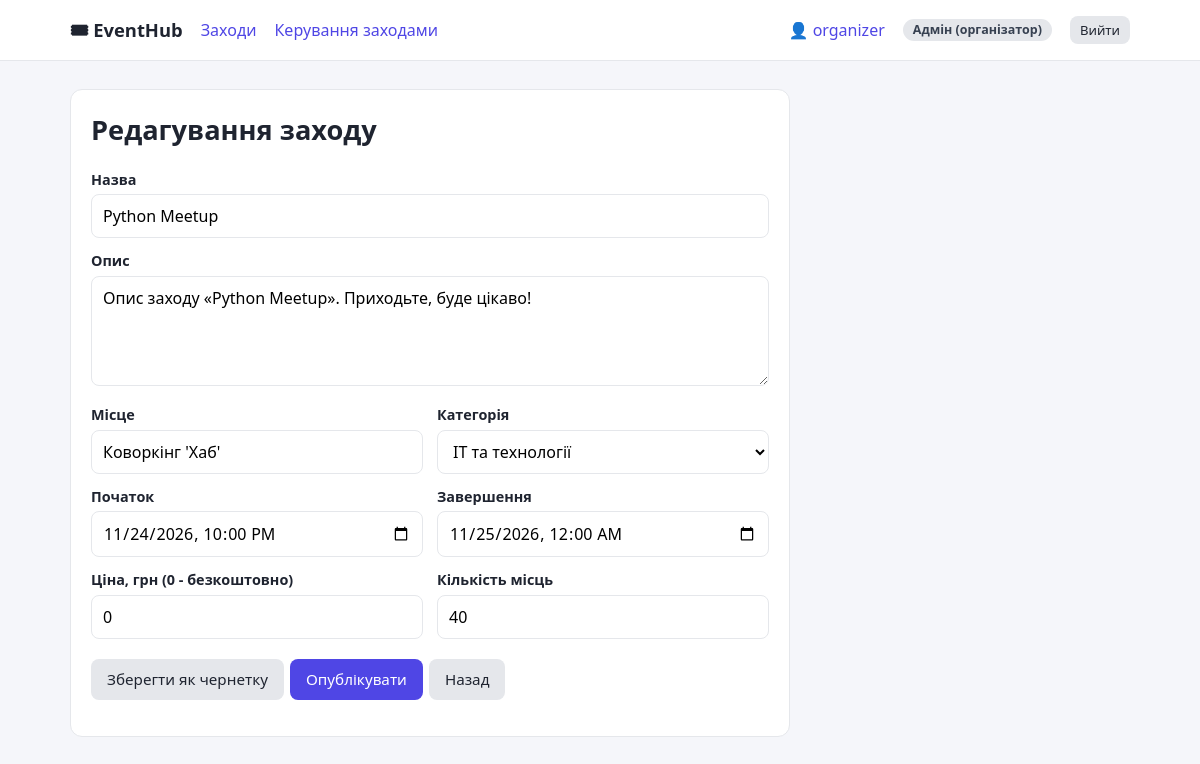
Page /manage/events/2/edit (signed in) on the committed database.
### models.py (models this page shows, shortened)
class User(UserMixin, db.Model):
    id = db.Column(db.Integer, primary_key=True)
    username = db.Column(db.String(50), unique=True, nullable=False)
    email = db.Column(db.String(120), unique=True, nullable=False)
    password_hash = db.Column(db.String(255), nullable=False)
    role = db.Column(db.String(20), nullable=False, default=ROLE_USER)
    full_name = db.Column(db.String(120), default="")
    phone = db.Column(db.String(30), default="")
    bio = db.Column(db.Text, default="")
    is_active = db.Column(db.Boolean, nullable=False, default=True)
    created_at = db.Column(db.DateTime, default=datetime.now)
    @property
    def is_moderator(self):
        return self.role == ROLE_MODERATOR
    @property
    def is_organizer(self):
        return self.role in (ROLE_ADMIN, ROLE_MODERATOR)
    @property
    def role_label(self):
        return ROLE_LABELS.get(self.role, self.role)

class Event(db.Model):
    id = db.Column(db.Integer, primary_key=True)
    title = db.Column(db.String(150), nullable=False)
    description = db.Column(db.Text, default="")
    location = db.Column(db.String(200), default="")
    category_id = db.Column(db.Integer, db.ForeignKey("category.id"), nullable=True)
    organizer_id = db.Column(db.Integer, db.ForeignKey("user.id"), nullable=False)
    start_time = db.Column(db.DateTime, nullable=False)
    end_time = db.Column(db.DateTime, nullable=False)
    price = db.Column(db.Float, nullable=False, default=0)
    capacity = db.Column(db.Integer, nullable=False, default=1)
    status = db.Column(db.String(20), nullable=False, default=EVENT_DRAFT)
    created_at = db.Column(db.DateTime, default=datetime.now)
    category = db.relationship("Category", backref="events")
    organizer = db.relationship("User", backref="events")
    bookings = db.relationship("Booking", backref="event", cascade="all, delete-orphan")

### blueprints/manage.py (the view, shortened to what this page needs)
@bp.route("/events/<int:event_id>/edit", methods=["GET", "POST"])
@organizer_only
def edit(event_id):
    event = get_managed_event(event_id)
    form = request.form if request.method == "POST" else event_to_form(event)
    return render_template("manage/event_form.html", form=form, event=event,
                           categories=Category.query.order_by(Category.name).all())

### blueprints/manage.py (called while the page is built)
def get_managed_event(event_id):
    event = db.get_or_404(Event, event_id)
    if not current_user.is_moderator and event.organizer_id != current_user.id:
        abort(403)
    return event

def event_to_form(event):
    return dict(
        title=event.title, description=event.description, location=event.location,
        category_id=str(event.category_id or ""), price=f"{event.price:g}", capacity=event.capacity,
        start_time=event.start_time.strftime(DT_FORMAT), end_time=event.end_time.strftime(DT_FORMAT),
    )

### models.py (called while the page is built)
@login_manager.user_loader
def load_user(user_id):
    return db.session.get(User, int(user_id))

### permissions.py (called while the page is built)
def roles_required(*roles):
    def decorator(view):
        @wraps(view)
        def wrapper(*args, **kwargs):
            if not current_user.is_authenticated:
                return login_manager.unauthorized()
            if current_user.role not in roles:
                abort(403)
            return view(*args, **kwargs)
        return wrapper
    return decorator

### templates/manage/event_form.html (shortened to what this page needs)
{% extends "base.html" %}
{% block content %}
<div class="card form-wide">
  <h1>{{ 'Редагування заходу' if event else 'Новий захід' }}</h1>
  <form method="post">
    <label>Назва</label><input name="title" value="{{ form.get('title','') }}" required>
    <label>Опис</label><textarea name="description">{{ form.get('description','') }}</textarea>
    <div class="row">
      <div><label>Місце</label><input name="location" value="{{ form.get('location','') }}"></div>
      <div><label>Категорія</label>
        <select name="category_id"><option value="">— без категорії —</option>
          {% for c in categories %}<option value="{{ c.id }}" {{ 'selected' if form.get('category_id')|string == c.id|string }}>{{ c.name }}</option>{% endfor %}
        </select></div>
    </div>
    <div class="row">
      <div><label>Початок</label><input type="datetime-local" name="start_time" value="{{ form.get('start_time','') }}" required></div>
      <div><label>Завершення</label><input type="datetime-local" name="end_time" value="{{ form.get('end_time','') }}" required></div>
    </div>
    <div class="row">
      <div><label>Ціна, грн (0 - безкоштовно)</label><input type="number" name="price" min="0" step="any" value="{{ form.get('price','0') }}"></div>
      <div><label>Кількість місць</label><input type="number" name="capacity" min="1" value="{{ form.get('capacity','') }}" required></div>
    </div>
    <p class="actions" style="margin-top:20px">
      {% if event and event.status == 'cancelled' %}
        <button class="btn" name="action" value="save">Зберегти</button>
      {% else %}
        <button class="btn secondary" name="action" value="draft">Зберегти як чернетку</button>
        <button class="btn" name="action" value="publish">Опублікувати</button>
      {% endif %}
      <a class="btn secondary" href="{{ url_for('manage.my_events') }}">Назад</a>
    </p>
  </form>
</div>
{% endblock %}

### templates/base.html (shortened to what this page needs)
<!doctype html>
<html lang="uk">
<head>
  <link rel="stylesheet" href="{{ url_for('static', filename='style.css') }}">
</head>
<body>
<nav class="top">
  <div class="container">
    <a class="brand" href="{{ url_for('events.event_list') }}">🎟 EventHub</a>
    <a href="{{ url_for('events.event_list') }}">Заходи</a>
    {% if current_user.is_authenticated %}
      {% if current_user.is_organizer %}<a href="{{ url_for('manage.my_events') }}">Керування заходами</a>{% endif %}
      <a href="{{ url_for('profile.view') }}">👤 {{ current_user.username }}</a>
      <span class="badge">{{ current_user.role_label }}</span>
      <form method="post" action="{{ url_for('auth.logout') }}">
        <button class="btn secondary sm">Вийти</button>
      </form>
    {% else %}
      <span class="spacer"></span>
      <a href="{{ url_for('auth.login') }}">Вхід</a>
      <a class="btn sm" href="{{ url_for('auth.register') }}">Реєстрація</a>
    {% endif %}
  </div>
</nav>
<main>
  <div class="container">
    {% block content %}{% endblock %}
  </div>
</main>
</body>
</html>

### static/style.css (style rules this page uses)
:root { --bg:#f5f6fa;--card:#fff;--text:#1f2430;--muted:#6b7280;--primary:#4f46e5;--primary-d:#4338ca;--border:#e5e7eb;--ok:#16a34a;--bad:#dc2626;--warn:#d97706 }
* { box-sizing:border-box }
body { margin:0;font-family:system-ui,-apple-system,"Segoe UI",Roboto,sans-serif;background:var(--bg);color:var(--text);line-height:1.5 }
a { color:var(--primary);text-decoration:none }
.container { max-width:1100px;margin:0 auto;padding:0 20px }
nav.top { background:#fff;border-bottom:1px solid var(--border) }
nav.top .container { display:flex;align-items:center;gap:18px;min-height:60px;flex-wrap:wrap }
nav.top .brand { font-weight:700;font-size:1.15rem;color:var(--text) }
nav.top form { display:inline;margin:0 }
main { padding:28px 0 60px }
h1 { margin:0 0 18px;font-size:1.7rem }
.card { background:var(--card);border:1px solid var(--border);border-radius:12px;padding:20px }
.badge { display:inline-block;padding:2px 10px;border-radius:999px;font-size:.78rem;font-weight:600;background:#e5e7eb;color:#374151 }
.btn { display:inline-block;border:0;border-radius:8px;padding:9px 16px;font-size:.95rem;cursor:pointer;background:var(--primary);color:#fff;font-family:inherit }
.btn.secondary { background:#e5e7eb;color:var(--text) }
.btn.sm { padding:5px 10px;font-size:.82rem }
label { display:block;font-weight:600;margin:12px 0 4px;font-size:.9rem }
input,select,textarea { width:100%;padding:9px 11px;border:1px solid var(--border);border-radius:8px;font:inherit;background:#fff }
textarea { min-height:110px }
.form-wide { max-width:720px }
.row { display:grid;grid-template-columns:1fr 1fr;gap:14px }
.actions { display:flex;gap:6px;flex-wrap:wrap }

### rows in the picture
User: username "organizer", role_label "Адмін (організатор)"
Event: title "Python Meetup", description "Опис заходу «Python Meetup». Приходьте, буде цікаво!", location "Коворкінг 'Хаб'"

### other values in the picture
{{ 'Редагування заходу' if event else 'Новий захід' }} "Редагування заходу"
form field category_id "IT та технології"
